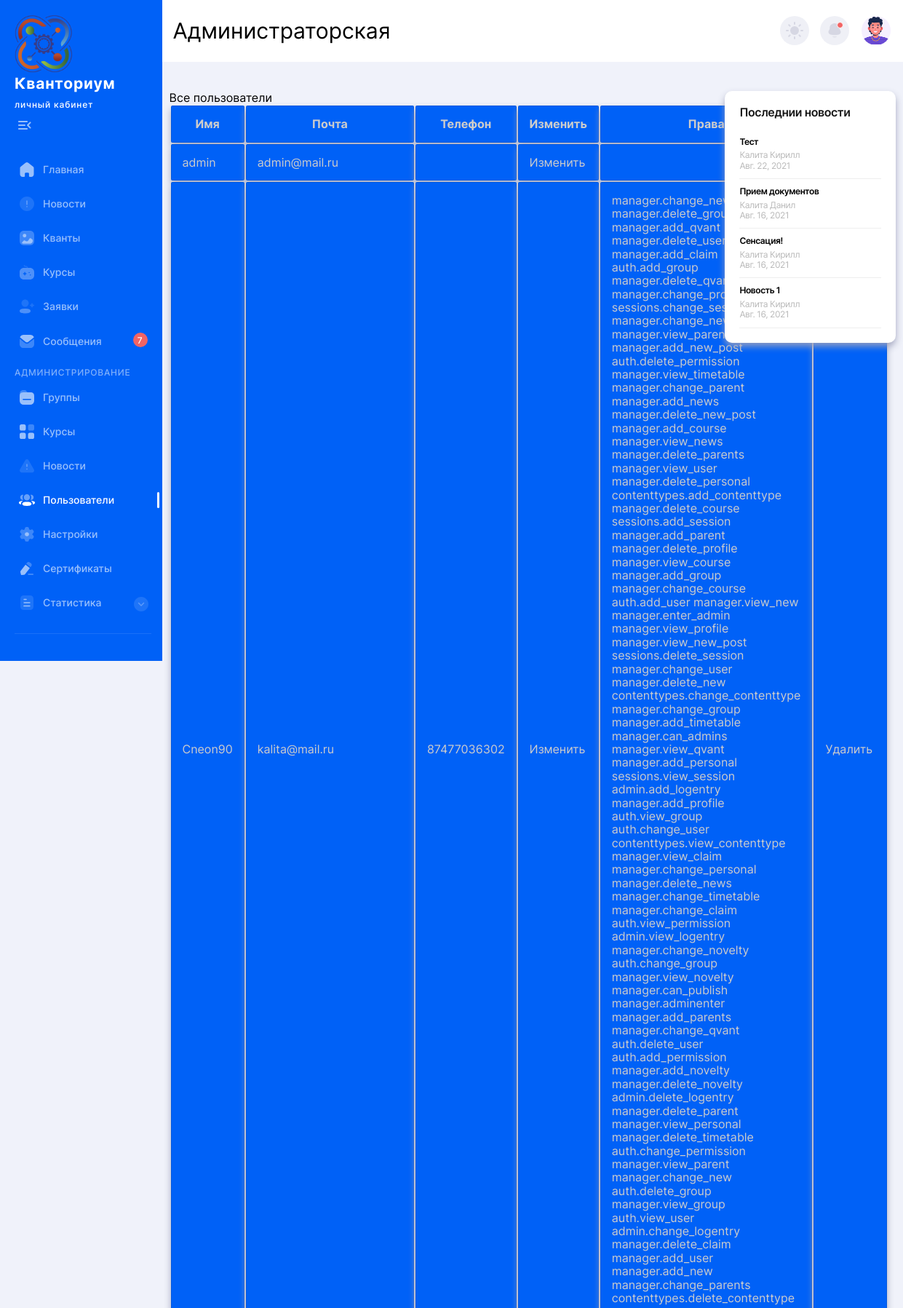
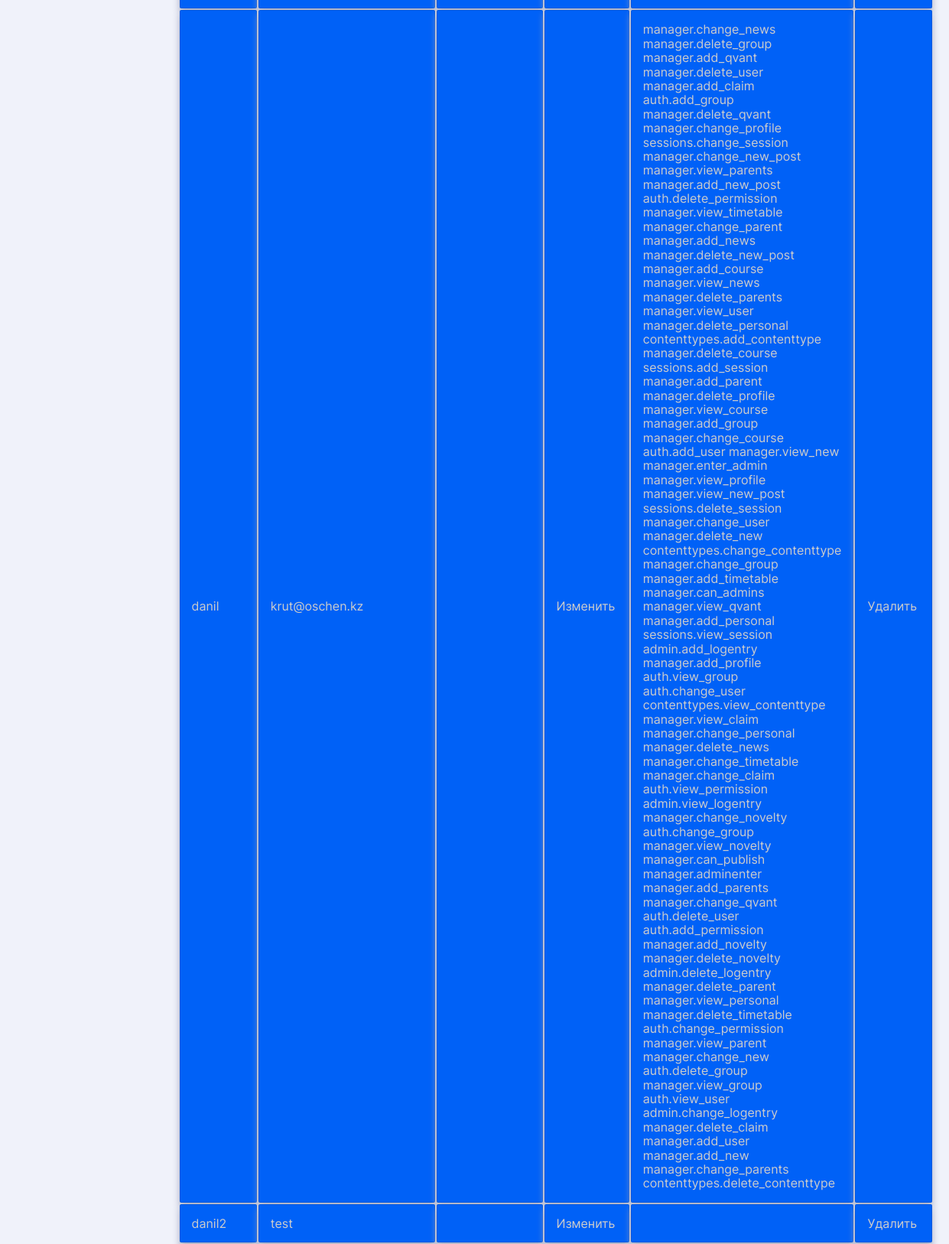
The app's page /admins/user (signed in, upper part) with its own data (2 pictures, top to bottom).
### manager/models.py (models this page shows, shortened)
class Profile(models.Model):
    user = models.OneToOneField(User, on_delete=models.CASCADE) #Привязываем к модели юзер
    Passport_series = models.CharField(max_length=10, blank=True)
    Passport_number = models.CharField(max_length=40, blank=True)
    Passport_received = models.CharField(max_length=60, blank=True)
    Location = models.CharField(max_length=30, blank=True)
    School_name = models.CharField(max_length=60, blank=True)
    School_class= models.CharField(max_length=10, blank=True)
    Birth_date = models.DateField(null=True, blank=True)
    Phone = models.CharField(max_length=30, blank=True)
    Status = models.CharField(max_length=10, blank=True)
    id_stepik = models.CharField(max_length=10, blank=True)

class novelty(models.Model):
    name = models.CharField(max_length=30, blank=True)
    heading = models.CharField(max_length=30, blank=True)
    body = models.TextField()
    data = models.DateField(null=True, blank=True)
    time =  models.TimeField(null=True, blank=True)

### manager/views.py (the view)
# urls.py: path('admins/user', views.admin_user, name='admins/admins'),
@permission_required('manager.adminenter',login_url='login')
def admin_user(request):
    data= {}
    data['prava'] = request.user.has_perm('manager.adminenter')
    data['new'] = novelty.objects.all().order_by('-pk')[:settings.NEWS_COLUMN]
    data['longing'] =request.user.is_authenticated
    data['prav'] = request.user.get_all_permissions
    try:
        print(request.user.profile.Status)
    except Profile.DoesNotExist:
        print("No")
    data.update(init_news(request))
    data['users'] = User.objects.all()
    return render(request, 'manager/admins.html', data)

### manager/functional.py (called while the page is built)
def init_news(request):
    datas={}
    datas['new'] = novelty.objects.all().order_by('-data').order_by('-time')[:settings.NEWS_COLUMN]
    datas['admins'] = request.user.has_perm('manager.can_admins')
    datas['exit'] = request.user.is_authenticated
    return datas

### templates/manager/admins.html (shortened to what this page needs)
{% extends "manager/main.html" %}
{% block bar %}
  {% if longing %}   sidebar {% else %}  sidebarno {% endif %}
{% endblock %}
{% block users %}
    active
{% endblock %}
{% block namepage %}
        Администраторская
{% endblock %}
{% block content %}
    <main class="main users chart-page" id="skip-target">
      <div class="container">
        <div class="row">
          <div class="col-lg-9">
              <div class="text">
                    Все пользователи
               <table>
                    <tr>
                        <th class="name">Имя</th>
                        <th class="name"> Почта </th>
                        <th class="name"> Телефон </th>
                        <th class="name"> Изменить </th>
                        <th class="name"> Права </th>
                        <th class="name"> Удалить  </th>
                    </tr>
                    {% for user in users %}
                            <tr>
                                <td class="names2"> <a href="{% url 'profile' user.id %}">  {{ user.username }} </a> </td>
                                <td class="names2"> {{ user.email }}</td>
                                <td class="names2"> {{ user.profile.Phone }}</td>
                                <td class="names2"> <a href="redit?id={{ user.id }}"> Изменить </a>  </td>
                                <td class="names2">
                                    {% for prava in user.get_all_permissions %}
                                        {{ prava }}
                                      {% endfor %}
                                </td>
                                <td class="names3"> <a href="delete?id={{ user.id }}"> Удалить </a></td>
                            </tr>
                    {% endfor %}
                  </table>
              </div>
          </div>
          <div class="col-lg-3">
                  {% include 'manager/news/show_news.html' %}
          </div>
        </div>
      </div>
    </main>
{% endblock %}

### templates/manager/news/show_news.html (shortened to what this page needs)
     <article class="white-block">
              <div class="top-cat-title">
                <h3>Последнии новости </h3>
              </div>
              <ul class="top-cat-list">
                  {% for news in new %}
                <li>
                  <a href="{% url 'new_post' news.id %}">
                    <div class="top-cat-list__title">
                     {{ news.heading }}
                    </div>
                    <div class="top-cat-list__subtitle">
                       {{ news.name }} <br>
                      {{ news.data }}
                    </div>
                  </a>
                  {% endfor %}
              </ul>
            </article>

### records on screen
novelty: heading "Тест", name "Калита Кирилл", data "Авг. 22, 2021"
novelty: heading "Прием документов", name "Калита Данил", data "Авг. 16, 2021"
novelty: heading "Сенсация!", name "Калита Кирилл", data "Авг. 16, 2021"
novelty: heading "Новость 1", name "Калита Кирилл", data "Авг. 16, 2021"

### other values on screen
{{ user.username }} "admin"
{{ user.email }} "admin@mail.ru"
{{ user.username }} "Cneon90"
{{ user.email }} "kalita@mail.ru"
{{ user.profile.Phone }} "87477036302"
{{ prava }} "manager.change_news" "manager.delete_group" "manager.add_qvant" "manager.delete_user" "manager.add_claim" "auth.add_group" "manager.delete_qvant" "manager.change_profile" "sessions.change_session" "manager.change_new_post" "manager.view_parents" "manager.add_new_post" "auth.delete_permission" "manager.view_timetable" "manager.change_parent" "manager.add_news" "manager.delete_new_post" "manager.add_course" "manager.view_news" "manager.delete_parents" "manager.view_user" "manager.delete_personal" "contenttypes.add_contenttype" "manager.delete_course" "sessions.add_session" "manager.add_parent" "manager.delete_profile" "manager.view_course" "manager.add_group" "manager.change_course" "auth.add_user" "manager.view_new" "manager.enter_admin" "manager.view_profile" "manager.view_new_post" "sessions.delete_session" "manager.change_user" "manager.delete_new" "contenttypes.change_contenttype" "manager.change_group" "manager.add_timetable" "manager.can_admins" "manager.view_qvant" "manager.add_personal" "sessions.view_session" "admin.add_logentry" "manager.add_profile" "auth.view_group" "auth.change_user" "contenttypes.view_contenttype" "manager.view_claim" "manager.change_personal" "manager.delete_news" "manager.change_timetable" "manager.change_claim" "auth.view_permission" "admin.view_logentry" "manager.change_novelty" "auth.change_group" "manager.view_novelty" "manager.can_publish" "manager.adminenter" "manager.add_parents" "manager.change_qvant" "auth.delete_user" "auth.add_permission" "manager.add_novelty" "manager.delete_novelty" "admin.delete_logentry" "manager.delete_parent" "manager.view_personal" "manager.delete_timetable" "auth.change_permission" "manager.view_parent" "manager.change_new" "auth.delete_group" "manager.view_group" "auth.view_user" "admin.change_logentry" "manager.delete_claim" "manager.add_user" "manager.add_new" "manager.change_parents" "contenttypes.delete_contenttype" "manager.change_news" "manager.delete_group" "manager.add_qvant" "manager.delete_user" "manager.add_claim" "auth.add_group" "manager.delete_qvant" "manager.change_profile" "sessions.change_session" "manager.change_new_post" "manager.view_parents" "manager.add_new_post" "auth.delete_permission" "manager.view_timetable" "manager.change_parent" "manager.add_news" "manager.delete_new_post" "manager.add_course" "manager.view_news" "manager.delete_parents" "manager.view_user" "manager.delete_personal" "contenttypes.add_contenttype" "manager.delete_course" "sessions.add_session" "manager.add_parent" "manager.delete_profile" "manager.view_course" "manager.add_group" "manager.change_course" "auth.add_user" "manager.view_new" "manager.enter_admin" "manager.view_profile" "manager.view_new_post" "sessions.delete_session" "manager.change_user" "manager.delete_new" "contenttypes.change_contenttype" "manager.change_group" "manager.add_timetable" "manager.can_admins" "manager.view_qvant" "manager.add_personal" "sessions.view_session" "admin.add_logentry" "manager.add_profile" "auth.view_group" "auth.change_user" "contenttypes.view_contenttype" "manager.view_claim" "manager.change_personal" "manager.delete_news" "manager.change_timetable" "manager.change_claim" "auth.view_permission" "admin.view_logentry" "manager.change_novelty" "auth.change_group" "manager.view_novelty" "manager.can_publish" "manager.adminenter" "manager.add_parents" "manager.change_qvant" "auth.delete_user" "auth.add_permission" "manager.add_novelty" "manager.delete_novelty" "admin.delete_logentry" "manager.delete_parent" "manager.view_personal" "manager.delete_timetable" "auth.change_permission" "manager.view_parent" "manager.change_new" "auth.delete_group" "manager.view_group" "auth.view_user" "admin.change_logentry" "manager.delete_claim" "manager.add_user" "manager.add_new" "manager.change_parents" "contenttypes.delete_contenttype"
{{ user.username }} "danil"
{{ user.email }} "krut@oschen.kz"
{{ user.username }} "danil2"
{{ user.email }} "test"
